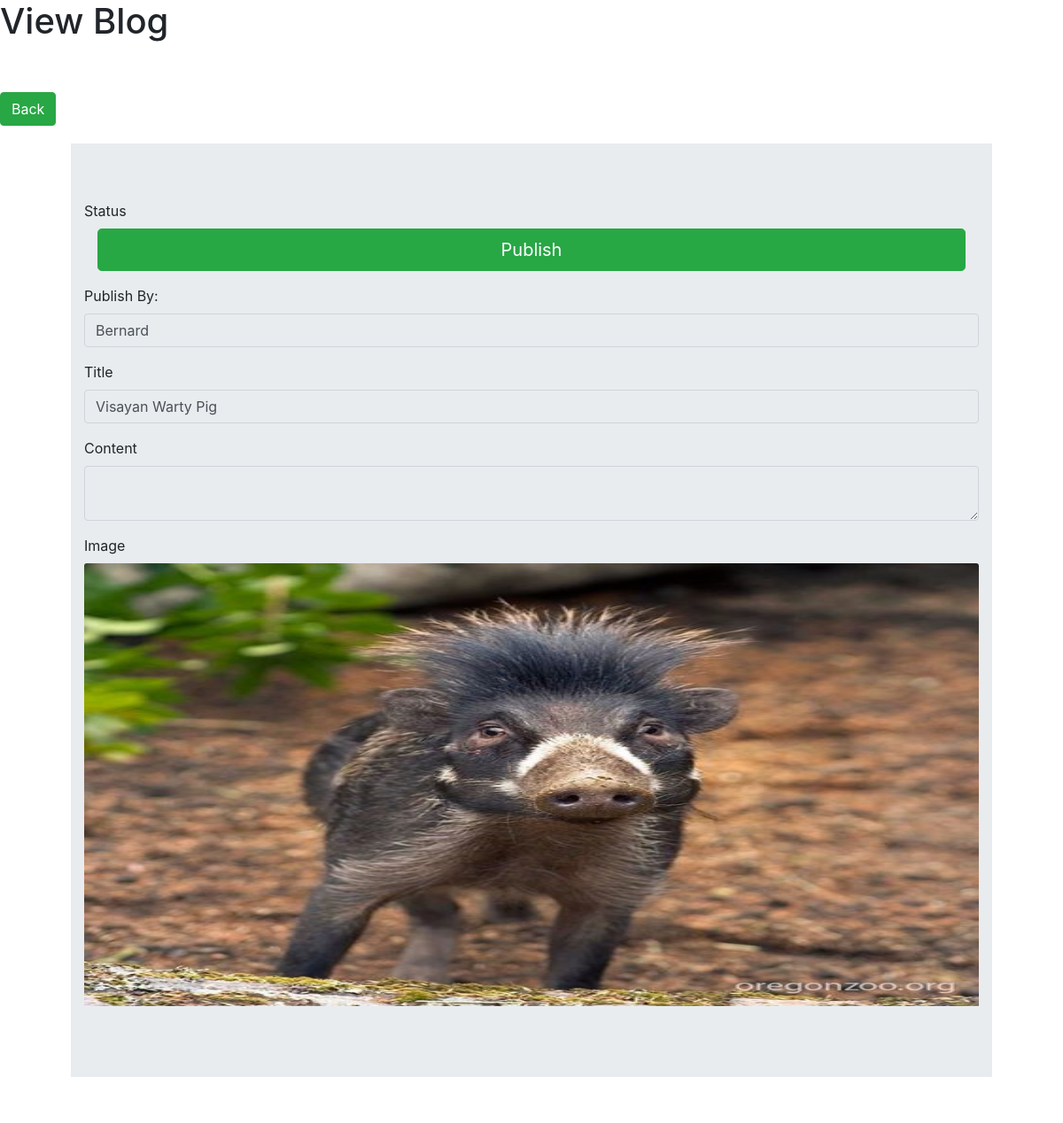
The page /view_single_blog/2 on the database its author committed.
### animals/models.py (models this page shows, shortened)
class Post(models.Model):
    PUBLISH = 0
    NOT_PUBLISH = 1
    STATUS = (
        (PUBLISH, "Publish"),
        (NOT_PUBLISH, "Not Publish"),
    )
    title = models.CharField(verbose_name="Title", max_length=200)
    content = models.TextField(
        max_length=2000, help_text="Enter you blog text here.")
    image = models.ImageField(null=True, blank=True, upload_to='images/')
    status = models.IntegerField(
        verbose_name="Status", choices=STATUS, default=0)
    created_by = models.CharField(verbose_name="Created By", max_length=200)
    date_posted = models.DateTimeField(auto_now_add=True)

### animals/views.py (the view)
# urls.py: url(r'^view_single_blog/(?P<post_id>\d+)$', view_single_blog,
def view_single_blog(request, post_id):
    template = "view-post.html"
    data = Post.objects.get(id=int(post_id))
    context = {
        'data': data
    }
    return render(request, template, context)

### animals/templates/view-post.html (shortened to what this page needs)
<html>
	<head>
		<link rel="stylesheet" href="https://stackpath.bootstrapcdn.com/bootstrap/4.1.1/css/bootstrap.min.css">
	</head>
	<body>
		<h1>View Blog</h1> <br /><br />
            <a href="{% url 'animals:blog-colllection' %}">
                <input type="submit" class="btn btn-success" type="submit" value="Back">
            </a>
            <div class="">
            <div class="container">
                    <div class="col-lg-12 blog_section">
                        <div class="card border-0">
                            <div class="card-body">
                            <div class="jumbotron jumbotron-fluid">
                                <div class="container">
                                <div class="comment-bottom agileinfo_mail_grid_right">
                                    <form action="" method="post" enctype="multipart/form-data">
                                     <div class="form-group">
                                        <label>Status</label>
                                        {% if data.status == 0 %}
                                            <div class ="container">
                                                <div class="row">
                                                    <div class="col-12">
                                                    <button type="button" class="btn btn-success btn-lg btn-block">Publish</button>
                                                    </div>
                                                </div>
                                            </div>
                                        {% elif data.status == 1 %}
                                           <div class="row">
                                                <div class="col-12">
                                                <button type="button" class="btn btn-danger btn-lg btn-block">Not Publish</button>
                                                </div>
                                            </div>
                                        {% endif %}
                                        </div>
                                     <div class="form-group">
                                        <label>Publish By: </label>
                                        <input class="form-control" type="text" value="{{ data.created_by }}"  disabled>
                                    </div>
                                    <div class="form-group">
                                        <label>Title</label>
                                        <input class="form-control" type="text" value="{{ data.title  }} " disabled>
                                    </div>
                                    <div class="form-group">
                                        <label>Content</label>
                                        <textarea class="form-control" name="content" value=" {{ data.content }}" disabled>
                                        </textarea>
                                    </div>
                                    <div class="form-group">
                                        <label>Image</label>
						        	    <img width="500" height="500" class="card-img-top" src="{{ data.image.url }}" alt="">
                                    </div>
                                    </form>
                                </div>
                                </div>
                                </div>
                            </div>
                        </div>
                    </div>
            </div>
            </div>
	</body>
</html>

### rows shown on the page
Post: created_by "Bernard", title "Visayan Warty Pig", image (picture)
